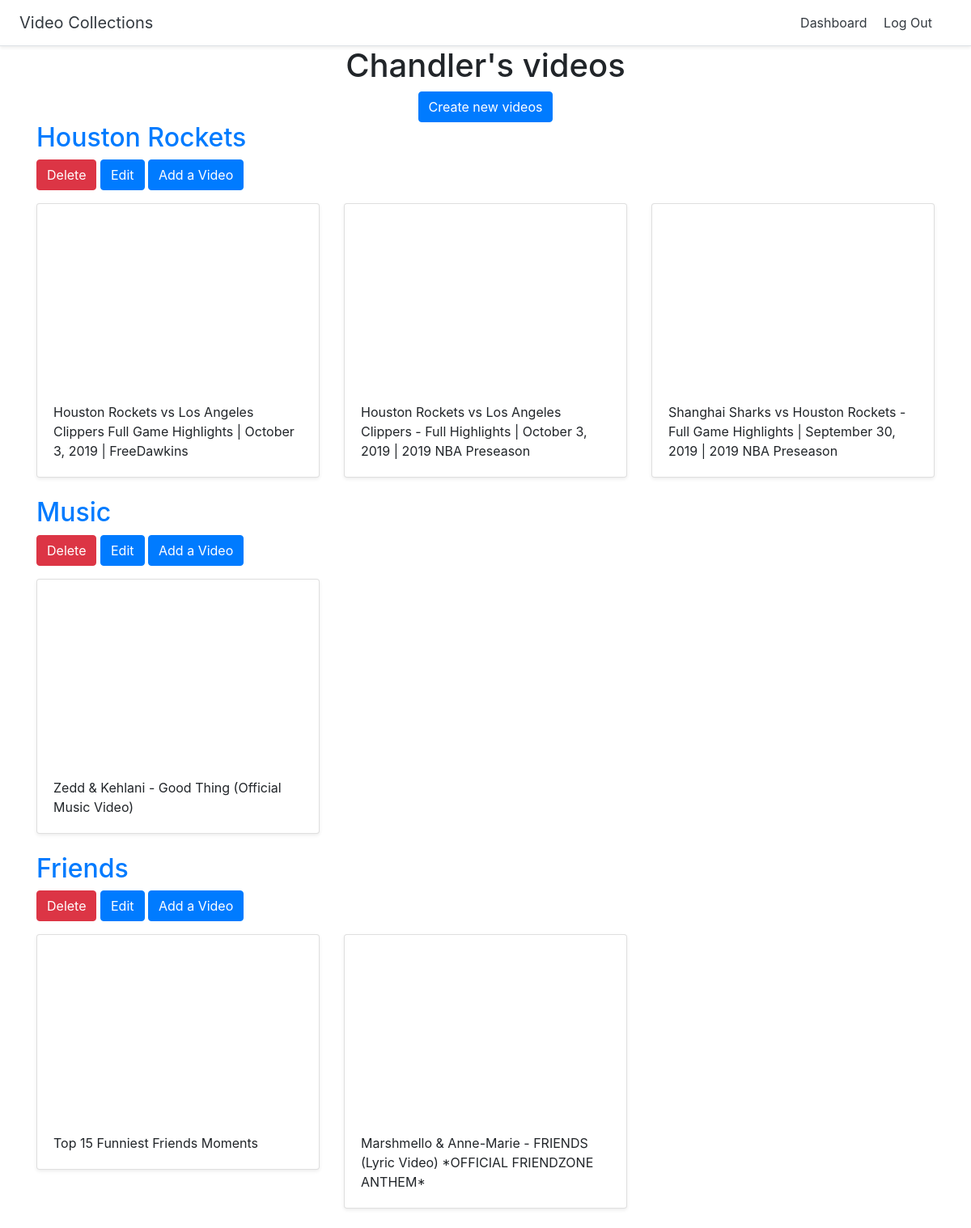
The page /dashboard (signed in) on the database its author committed.
### videos/models.py (models this page shows)
class Videos(models.Model):
    title = models.CharField(max_length=200)
    user = models.ForeignKey(User, on_delete=models.CASCADE)

class Video(models.Model):
    title = models.CharField(max_length=200)
    url = models.URLField()
    youtube_id = models.CharField(max_length=100)
    videos = models.ForeignKey(Videos, on_delete=models.CASCADE)

### videos/views.py (the view)
# urls.py: path('dashboard', views.dashboard, name="dashboard"),
@login_required
def dashboard(request):
    videos = Videos.objects.filter(user=request.user)
    return render(request, 'videos/dashboard.html', {'videos': videos})

### videos/templates/videos/dashboard.html
{% extends "videos/base.html" %}
{% block content %}
<div class = "container">
    <div class = "text-center">
        <h1>{{user.username}}'s videos</h1>
        <a href="{%url 'create_videos'%}" class ="btn btn-primary">Create new videos</a>
    </div>
        {%for thevideo in videos%}
    <h2><a href= "{%url 'detail_videos' thevideo.id%}">{{thevideo.title}}</a></h2>
            <a href= "{%url 'delete_videos' thevideo.id%}" class ="btn btn-danger">Delete</a>
            <a href= "{%url 'update_videos' thevideo.id%}" class ="btn btn-primary">Edit</a>
            <a href= "{%url 'add_video' thevideo.id%}" class ="btn btn-primary">Add a Video</a>
         <div class = "row">
            {%for video in thevideo.video_set.all %}
                <div class = "col-md-4 mt-3">
            <div class ="card mb-4 shadow-sm">
                <iframe width="100%" height="225" src="https://www.youtube.com/embed/{{video.youtube_id}}" frameborder="0" allow="accelerometer; autoplay; encrypted-media; gyroscope; picture-in-picture" allowfullscreen></iframe>
            <div class= "card-body"><p class="card-text">{{video.title}}</p>
                </div></div></div>
            {%endfor%}
            </div>
        {%endfor%}
</div>
{% endblock %}

### rows shown on the page
Videos: title "Houston Rockets"
Video: title "Houston Rockets vs Los Angeles Clippers Full Game Highlights | October 3, 2019 | FreeDawkins"
Video: title "Houston Rockets vs Los Angeles Clippers - Full Highlights | October 3, 2019 | 2019 NBA Preseason"
Video: title "Shanghai Sharks vs Houston Rockets - Full Game Highlights | September 30, 2019 | 2019 NBA Preseason"
Videos: title "Music"
Video: title "Zedd & Kehlani - Good Thing (Official Music Video)"
Videos: title "Friends"
Video: title "Top 15 Funniest Friends Moments"
Video: title "Marshmello & Anne-Marie - FRIENDS (Lyric Video) *OFFICIAL FRIENDZONE ANTHEM*"

### other values the page prints
{{ user.username }} "Chandler"
